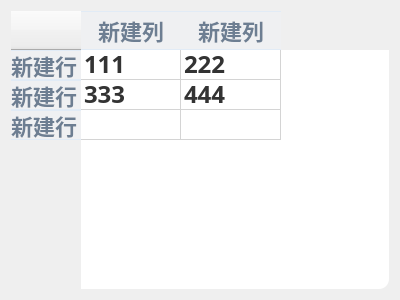
<?xml version="1.0" encoding="UTF-8"?>
<ui version="4.0">
 <class>QualityApplyList</class>
 <widget class="QWidget" name="QualityApplyList">
  <property name="geometry">
   <rect>
    <x>0</x>
    <y>0</y>
    <width>400</width>
    <height>300</height>
   </rect>
  </property>
  <property name="windowTitle">
   <string>Form</string>
  </property>
  <layout class="QGridLayout" name="gridLayout">
   <item row="0" column="0">
    <widget class="QTableWidget" name="tableWidget">
     <property name="styleSheet">
      <string notr="true">QTableWidget#tableWidget
{
background: #FFFFFF;
font-family: PingFang SC;
font-weight: 500;
font-size: 24px;
border-radius: 10px;
color: #333333;
line-height: 42px;
}
QTableWidget::item {
    text-align: center;
}
QHeaderView {
    font-family: PingFang SC;
	font-weight: 500;
	font-size: 22px;
	color: #6D7E92;
	line-height: 42px;
}

QHeaderView::section {
    background-color: #EFF0F2;
	border-top: 1px solid #E1EBF6;
	border-left: none;
	border-bottom: 1px solid #E1EBF6;
	border-right: none;
	line-height: 42px;
}
QTableWidget::item:selected {
    background: #D4F2F5;
	border-top: none;
	border-left: none;
	border-bottom: 1px solid #22A4B3;
	border-right: none;
}</string>
     </property>
     <row>
      <property name="text">
       <string>新建行</string>
      </property>
     </row>
     <row>
      <property name="text">
       <string>新建行</string>
      </property>
     </row>
     <row>
      <property name="text">
       <string>新建行</string>
      </property>
     </row>
     <column>
      <property name="text">
       <string>新建列</string>
      </property>
     </column>
     <column>
      <property name="text">
       <string>新建列</string>
      </property>
     </column>
     <item row="0" column="0">
      <property name="text">
       <string>111</string>
      </property>
     </item>
     <item row="0" column="1">
      <property name="text">
       <string>222</string>
      </property>
     </item>
     <item row="1" column="0">
      <property name="text">
       <string>333</string>
      </property>
     </item>
     <item row="1" column="1">
      <property name="text">
       <string>444</string>
      </property>
     </item>
    </widget>
   </item>
  </layout>
 </widget>
 <resources/>
 <connections/>
</ui>
